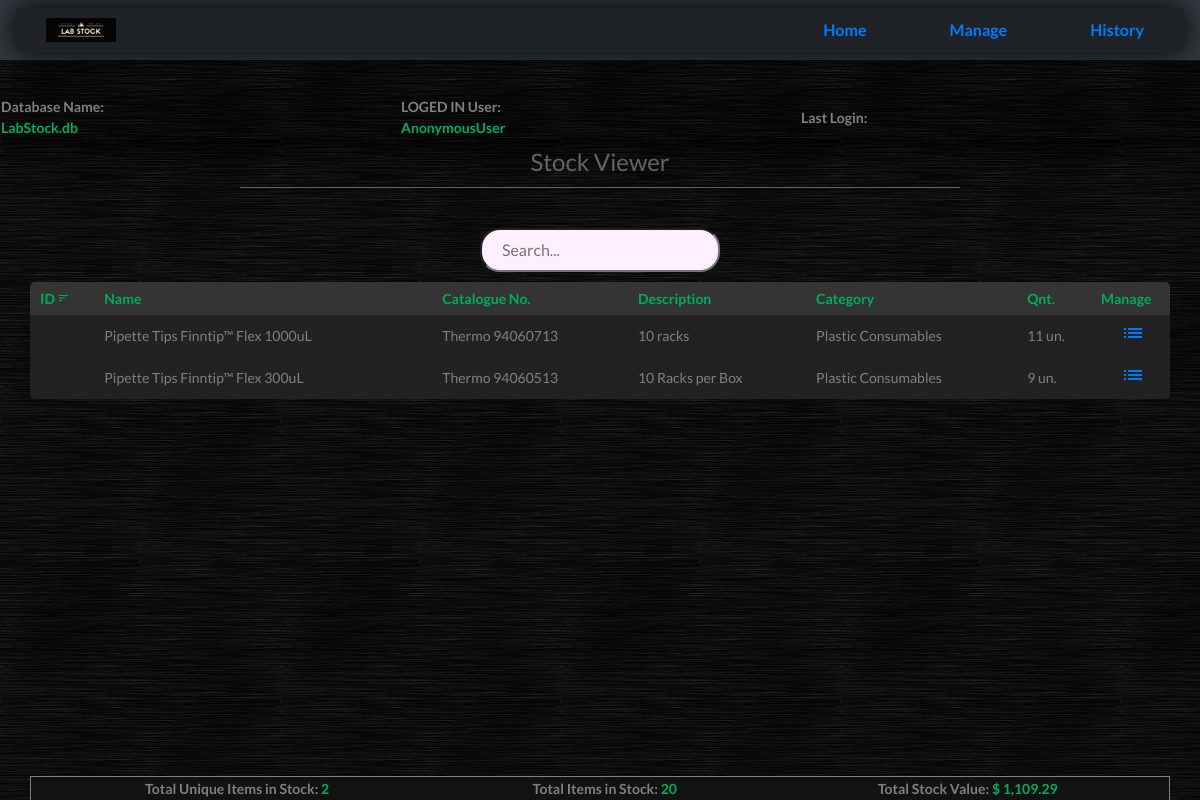
/, run on an earlier commit of the app's database.
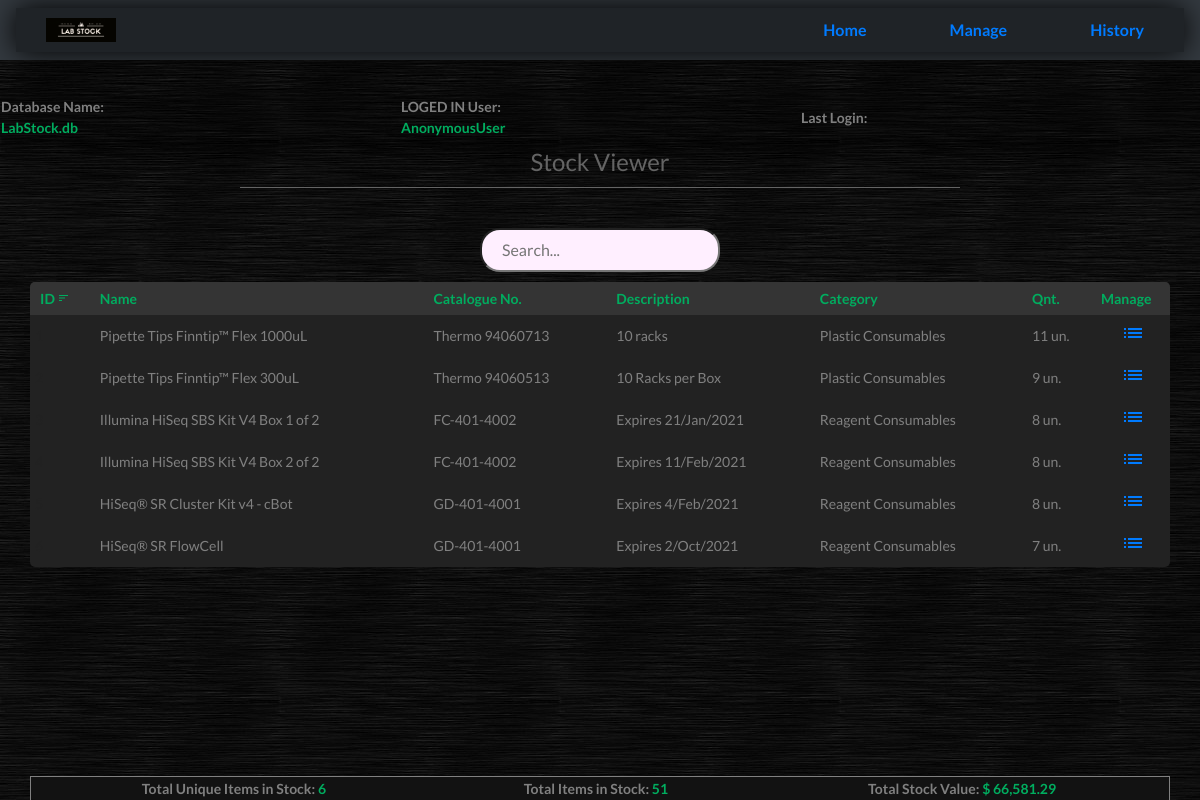
And on a later commit of the database.
### stock/models.py (models this page shows, shortened)
class Product(models.Model):
	category = models.ForeignKey(Category, on_delete=models.CASCADE)
	name = models.CharField(max_length=50, unique=True)
	brand = models.CharField(max_length=50)
	Catalog_No = models.CharField(max_length=100, blank=True)
	description = models.TextField(max_length=400)
	pkey = models.PositiveSmallIntegerField(unique=True, blank=True, help_text="Unique Product Key or Catalogue number. Current P.Key is unique")
	quantity = models.PositiveSmallIntegerField(help_text="Initial quantity value. Do no try to create a produt that already exists.")
	price = models.DecimalField(max_digits=8, decimal_places=2, help_text= " ex: $ 127.99 * Just type numbers")

class Category(models.Model):
	name = models.CharField(max_length=50, unique=True)
	description = models.TextField(max_length=400)
	def __str__(self):
		return self.name

### stock/views.py (the view)
# urls.py: path('', views.index, name='index'),
def index(request):
	all_products = Product.objects.all()
	context = Factory.get_product_context(Product)
	return render(request, 'stock_home.html', context)

### stock/backend.py (called while the page is built)
	@staticmethod
	def value_calculate(products):
		init = 0
		for item in products:
			init += item.quantity * item.price
		return init

	@staticmethod
	def total_items(products):
		init=0
		for item in products:
			init+= item.quantity
		return init

	@staticmethod
	def get_product_context(products):
		all_products = products.objects.all()
		context = {'products': all_products,
				'total_products': len(all_products),
				'total_value': Factory.value_calculate(all_products),
				'total_items': Factory.total_items(all_products)}
		return context

### templates/stock_home.html (shortened to what this page needs)
{% extends 'base.html' %}
{% load static %}
{% load humanize %}
{% block title %}
	<link rel="stylesheet" href="{% static 'home.css' %}">
{% endblock %}
	{% block content %}
	<h3 style="font-size: 24px;"> Stock Viewer </h3>
	<div class='center' style="position: relative;">
		<input type="text" id="myInput" name="input" placeholder='Search...' class="popup" onkeyup="tableSearch()" onclick="fade_p()" spellcheck='false'>
	</div>
	<div style="margin-bottom: 50px;">
		<table class='body' id='mytable' style="overflow-y:auto;">
			<thead>
				<th onclick="sortTable123(0)" style="border-top-left-radius: 5px; padding-left: 10px;">ID <i class="material-icons icn">sort</i></th>
				<th onclick="sortTableABC(1)">Name </th>
				<th onclick="sortTable123(2)">Catalogue No.</th>
				<th onclick="sortTableABC(3)">Description</th>
				<th onclick="sortTableABC(4)">Category</th>
				<th onclick="sortTable123(5)">Qnt.</th>
				<th style="width: 5%; padding-right: 1px; border-top-right-radius: 5px"> Manage </th>
			</thead>
			{% for item in products %}
			<tr>
				<td id="hide">{{item.id}}</td>
				<td>{{item.name}}</td>
				<td>{{item.Catalog_No}}</td>
				<td>{{item.description|slice:"50"}}</td>
				<td>{{item.category}}</td>
				<td>{{item.quantity}} un.</td>
				<td><a href="{% url 'detail' item.id %}"><i class="material-icons">list</i></a></td>
			</tr>
			{% empty %}
			<tr><td>No products in your database.</td><td> Go to manage section to add new products</td><td>You must to be logged in in order to manage the database</td></tr>
			{% endfor %}
		</table>
	</div>
	<footer>
		<table class='foot'>
			<tr>
				<th>Total Unique Items in Stock: <div id='greenfont' style='display: inline;'> {{ total_products|intcomma }} </div></th>
				<th>Total Items in Stock: <div id='greenfont' style='display: inline;'> {{ total_items|intcomma }}</div></th>
				<th>Total Stock Value: <div id='greenfont' style='display: inline;'> $ {{ total_value|intcomma }}</div></th>
			</tr>
		</table>
	</footer>
</body>
{% endblock %}

### templates/base.html (shortened to what this page needs)
{% load static %}
<!DOCTYPE html>
<html>
<head>
	<link rel="stylesheet" href="{% static 'base.css' %}">
<link rel="stylesheet" href="https://stackpath.bootstrapcdn.com/bootstrap/4.5.2/css/bootstrap.min.css">
	{% block title %}
	{% endblock %}
</head>
	<body style="font-family: 'Lato', sans-serif;">
			<nav class="navbar navbar-dark bg-dark top-bar">
				<ul class='title-area'>
					<li class='home'> <a href="{% url 'index' %}"> Home </a></li>
					<li class='manage'><a href="{% url 'manage' %}"> Manage </a></li>
					<li class='history'><a href="{% url 'history' %}"> History </a></li>
				</ul>
			</nav>
		<table class='cols'>
			<tr>
				<th> Database Name: <div id="greenfont"> LabStock.db </div></th>
				<th> LOGED IN User: <div id="greenfont"> {{request.user}} </div></th>
				<th> Last Login: <div id="greenfont"> {{request.user.last_login}} </div></th>
			</tr>
		</table>
		{% block content %}
		{% endblock %}
	</body>
</html>

### static/base.css (style rules this page uses)
body { background-image: url("background_texture.jpg"); margin: 0px; font-family: 'Lato', sans-serif; }
.head_table, .cols, .body, .foot, .items, .fname, ul { background-color: rgb(34, 34, 34); width: 95%; padding-left: 10px; margin-left: 30px; border: 1px gray solid; border-radius: 5px; color: gray; font-size: 14px; font-family: 'Lato', sans-serif; padding: 4px 10px; padding-left: 30px; text-align: left; text-decoration: none; }
.top-bar ul { background: url("icon.png") 30px 10px ; background-repeat: no-repeat; background-size: 70px; list-style-type: none; margin: 0; padding: 10px 0px; width: 100%; text-align: right; border: 0px; border-radius: 0px; background-color: rgba(0, 0, 0, 0.4); box-shadow: 0 0 30px 0 black; }
#greenfont { color: #00AD5F; }
.top-bar li, a { display: inline; color: gray; padding: 10px 20px; padding-top: 10px; text-align: center; text-decoration: none; font-size: 16px; font-weight: bold; transition: 0.3s; }
.cols { margin-top: 35px; margin-left: 0px; background-color: rgba(0,0,0, 0.3); box-shadow: 0 20px 20px 0 rgba(0,0,0, 0.3), 0 0 20px 0 rgba(0,0,0, 0.3) ; border:0px; padding-left: 10%; width: 100%; }
.cols th { text-align: left; border-radius: 5px; padding-bottom: 0px; width: 33%; }

### static/home.css (style rules this page uses)
.material-icons.icn { opacity: 1; font-size: 12px; }
#greenfont { color: #00AD5F; }
h3 { text-align: center; margin: auto; color: rgb(100,100,100); font-family: 'Lato', sans-serif; margin-top: 10px; padding-bottom: 10px; width: 60%; text-align: center; border-bottom: 1px solid rgb(100,100,100); }
table.body { margin-top: 10px; background-color: rgb(34, 34, 34); color: rgb(128, 128, 128); border: 0px; padding: 10px; border-collapse: collapse; }
.body thead th { background-color: rgb(52, 52, 52); color: #00AD5F; text-align: left; padding: 6px 5px; cursor: pointer; }
.body td { padding: 6px 5px; }
#hide { color: rgb(34, 34, 34); padding-left: 5px; transition: 0.2s; }
.body tr { transition: background-color 0.3s; }
.foot { position: fixed; bottom: 0; border-bottom: 0px; text-align: center; padding-left: 0px; background-color: #121212; }
.center { margin: auto; text-align: center; width: 100%; transition: 0.2s; }
input { width: 20%; margin-top: 20px; padding: 8px 20px; border-radius: 20px; background-color: #ffefff; outline: none; transition: 0.5s; margin-top: 40px; }
.popup { position: relative; display: inline-block; cursor: pointer; -webkit-user-select: none; -moz-user-select: none; -ms-user-select: none; user-select: none; }

What changed in the data, as far as the page shows it:
added Product: name "Illumina HiSeq SBS Kit V4 Box 1 of 2", Catalog_No "FC-401-4002", description "Expires 21/Jan/2021", category "Reagent Consumables", quantity "8"
added Product: name "Illumina HiSeq SBS Kit V4 Box 2 of 2", Catalog_No "FC-401-4002", description "Expires 11/Feb/2021", category "Reagent Consumables", quantity "8"
added Product: name "HiSeq® SR Cluster Kit v4 - cBot", Catalog_No "GD-401-4001", description "Expires 4/Feb/2021", category "Reagent Consumables", quantity "8"
added Product: name "HiSeq® SR FlowCell", Catalog_No "GD-401-4001", description "Expires 2/Oct/2021", category "Reagent Consumables", quantity "7"
Also different on the page:
{{ total_products|intcomma }}: "2" → "6"
{{ total_items|intcomma }}: "20" → "51"
{{ total_value|intcomma }}: "1,109.29" → "66,581.29"
